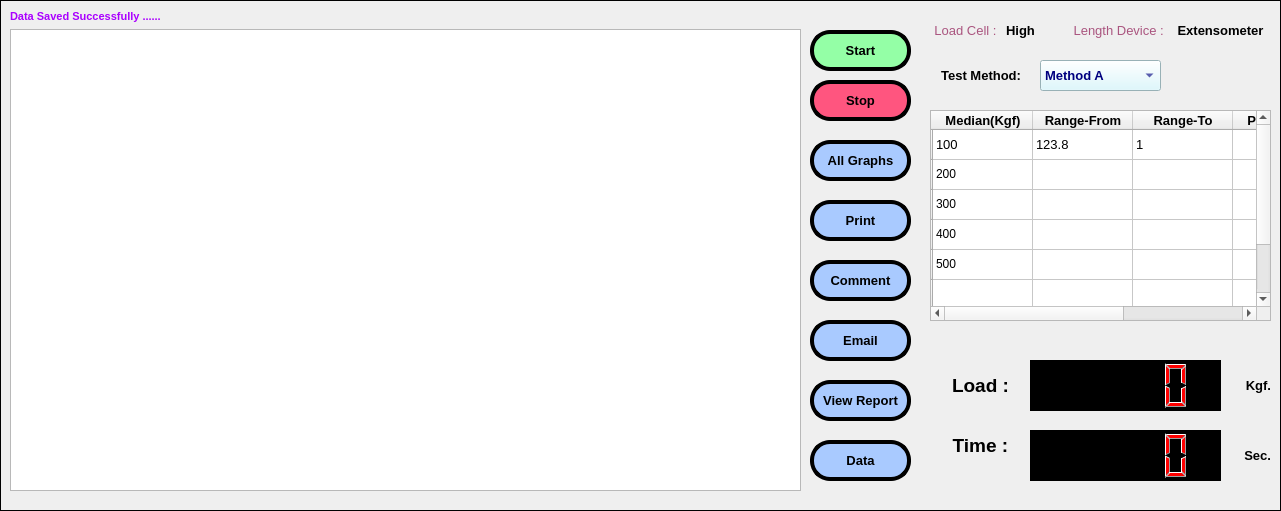
    <widget class="QFrame" name="frame_3">
     <property name="geometry">
      <rect>
       <x>10</x>
       <y>180</y>
       <width>1281</width>
       <height>511</height>
      </rect>
     </property>
     <property name="frameShape">
      <enum>QFrame::Box</enum>
     </property>
     <property name="frameShadow">
      <enum>QFrame::Plain</enum>
     </property>
     <property name="lineWidth">
      <number>1</number>
     </property>
     <widget class="QPushButton" name="pushButton_7">
      <property name="geometry">
       <rect>
        <x>810</x>
        <y>80</y>
        <width>101</width>
        <height>41</height>
       </rect>
      </property>
      <property name="font">
       <font>
        <family>Arial</family>
        <pointsize>10</pointsize>
        <weight>75</weight>
        <bold>true</bold>
       </font>
      </property>
      <property name="cursor">
       <cursorShape>ArrowCursor</cursorShape>
      </property>
      <property name="styleSheet">
       <string notr="true">background-color: rgb(255, 85, 127);
border-radius:20px;
border-color: rgb(0, 0, 0);
border-style:outset;
border-width:4px;</string>
      </property>
      <property name="text">
       <string>Stop</string>
      </property>
      <property name="flat">
       <bool>false</bool>
      </property>
     </widget>
     <widget class="QPushButton" name="pushButton_11">
      <property name="geometry">
       <rect>
        <x>810</x>
        <y>30</y>
        <width>101</width>
        <height>41</height>
       </rect>
      </property>
      <property name="font">
       <font>
        <family>Arial</family>
        <pointsize>10</pointsize>
        <weight>75</weight>
        <bold>true</bold>
       </font>
      </property>
      <property name="cursor">
       <cursorShape>ArrowCursor</cursorShape>
      </property>
      <property name="styleSheet">
       <string notr="true">border-radius:20px;
color: rgb(0, 0, 0);
background-color: rgb(148, 255, 166);
border-color: rgb(0, 0, 0);
border-style:outset;
border-width:4px;</string>
      </property>
      <property name="text">
       <string>Start</string>
      </property>
      <property name="flat">
       <bool>false</bool>
      </property>
     </widget>
     <widget class="QPushButton" name="pushButton_12">
      <property name="geometry">
       <rect>
        <x>810</x>
        <y>140</y>
        <width>101</width>
        <height>41</height>
       </rect>
      </property>
      <property name="font">
       <font>
        <family>Arial</family>
        <pointsize>10</pointsize>
        <weight>75</weight>
        <bold>true</bold>
       </font>
      </property>
      <property name="cursor">
       <cursorShape>ArrowCursor</cursorShape>
      </property>
      <property name="styleSheet">
       <string notr="true">background-color: rgb(169, 202, 255);
border-radius:20px;
border-color: rgb(0, 0, 0);
border-style:outset;
border-width:4px;</string>
      </property>
      <property name="text">
       <string>All Graphs</string>
      </property>
      <property name="flat">
       <bool>false</bool>
      </property>
     </widget>
     <widget class="QPushButton" name="pushButton_13">
      <property name="geometry">
       <rect>
        <x>810</x>
        <y>380</y>
        <width>101</width>
        <height>41</height>
       </rect>
      </property>
      <property name="font">
       <font>
        <family>Arial</family>
        <pointsize>10</pointsize>
        <weight>75</weight>
        <bold>true</bold>
       </font>
      </property>
      <property name="cursor">
       <cursorShape>ArrowCursor</cursorShape>
      </property>
      <property name="styleSheet">
       <string notr="true">background-color: rgb(169, 202, 255);
border-radius:20px;
border-color: rgb(0, 0, 0);
border-style:outset;
border-width:4px;</string>
      </property>
      <property name="text">
       <string>View Report</string>
      </property>
      <property name="flat">
       <bool>false</bool>
      </property>
     </widget>
     <widget class="QPushButton" name="pushButton_14">
      <property name="geometry">
       <rect>
        <x>810</x>
        <y>320</y>
        <width>101</width>
        <height>41</height>
       </rect>
      </property>
      <property name="font">
       <font>
        <family>Arial</family>
        <pointsize>10</pointsize>
        <weight>75</weight>
        <bold>true</bold>
       </font>
      </property>
      <property name="cursor">
       <cursorShape>ArrowCursor</cursorShape>
      </property>
      <property name="styleSheet">
       <string notr="true">background-color: rgb(169, 202, 255);
border-radius:20px;
border-color: rgb(0, 0, 0);
border-style:outset;
border-width:4px;</string>
      </property>
      <property name="text">
       <string>Email</string>
      </property>
      <property name="flat">
       <bool>false</bool>
      </property>
     </widget>
     <widget class="QPushButton" name="pushButton_15">
      <property name="geometry">
       <rect>
        <x>810</x>
        <y>260</y>
        <width>101</width>
        <height>41</height>
       </rect>
      </property>
      <property name="font">
       <font>
        <family>Arial</family>
        <pointsize>10</pointsize>
        <weight>75</weight>
        <bold>true</bold>
       </font>
      </property>
      <property name="cursor">
       <cursorShape>ArrowCursor</cursorShape>
      </property>
      <property name="styleSheet">
       <string notr="true">background-color: rgb(169, 202, 255);
border-radius:20px;
border-color: rgb(0, 0, 0);
border-style:outset;
border-width:4px;</string>
      </property>
      <property name="text">
       <string>Comment</string>
      </property>
      <property name="flat">
       <bool>false</bool>
      </property>
     </widget>
     <widget class="QTableWidget" name="tableWidget">
      <property name="geometry">
       <rect>
        <x>930</x>
        <y>110</y>
        <width>341</width>
        <height>211</height>
       </rect>
      </property>
      <row>
       <property name="text">
        <string/>
       </property>
      </row>
      <row>
       <property name="text">
        <string/>
       </property>
      </row>
      <row>
       <property name="text">
        <string/>
       </property>
      </row>
      <row>
       <property name="text">
        <string/>
       </property>
      </row>
      <row>
       <property name="text">
        <string/>
       </property>
      </row>
      <row>
       <property name="text">
        <string/>
       </property>
      </row>
      <row>
       <property name="text">
        <string/>
       </property>
      </row>
      <column>
       <property name="text">
        <string>Median(Kgf)</string>
       </property>
       <property name="font">
        <font>
         <family>Arial</family>
         <pointsize>10</pointsize>
         <weight>75</weight>
         <bold>true</bold>
        </font>
       </property>
      </column>
      <column>
       <property name="text">
        <string>Range-From</string>
       </property>
       <property name="font">
        <font>
         <family>Arial</family>
         <pointsize>10</pointsize>
         <weight>75</weight>
         <bold>true</bold>
        </font>
       </property>
      </column>
      <column>
       <property name="text">
        <string>Range-To</string>
       </property>
       <property name="font">
        <font>
         <family>Arial</family>
         <pointsize>10</pointsize>
         <weight>75</weight>
         <bold>true</bold>
        </font>
       </property>
      </column>
      <column>
       <property name="text">
        <string>Peak Count</string>
       </property>
       <property name="font">
        <font>
         <family>Arial</family>
         <pointsize>10</pointsize>
         <weight>75</weight>
         <bold>true</bold>
        </font>
       </property>
      </column>
      <column>
       <property name="text">
        <string>Rec. No</string>
       </property>
       <property name="font">
        <font>
         <family>Arial</family>
         <pointsize>10</pointsize>
         <weight>75</weight>
         <bold>true</bold>
        </font>
       </property>
      </column>
      <item row="0" column="0">
       <property name="text">
        <string>100</string>
       </property>
       <property name="font">
        <font>
         <family>Arial</family>
         <pointsize>10</pointsize>
        </font>
       </property>
      </item>
      <item row="0" column="1">
       <property name="text">
        <string>123.8</string>
       </property>
       <property name="font">
        <font>
         <family>Arial</family>
         <pointsize>10</pointsize>
        </font>
       </property>
      </item>
      <item row="0" column="2">
       <property name="text">
        <string>1</string>
       </property>
       <property name="font">
        <font>
         <family>Arial</family>
         <pointsize>10</pointsize>
        </font>
       </property>
      </item>
      <item row="1" column="0">
       <property name="text">
        <string>200</string>
       </property>
      </item>
      <item row="2" column="0">
       <property name="text">
        <string>300</string>
       </property>
      </item>
      <item row="3" column="0">
       <property name="text">
        <string>400</string>
       </property>
      </item>
      <item row="4" column="0">
       <property name="text">
        <string>500</string>
       </property>
      </item>
     </widget>
     <widget class="QPushButton" name="pushButton_16">
      <property name="geometry">
       <rect>
        <x>810</x>
        <y>200</y>
        <width>101</width>
        <height>41</height>
       </rect>
      </property>
      <property name="font">
       <font>
        <family>Arial</family>
        <pointsize>10</pointsize>
        <weight>75</weight>
        <bold>true</bold>
       </font>
      </property>
      <property name="cursor">
       <cursorShape>ArrowCursor</cursorShape>
      </property>
      <property name="styleSheet">
       <string notr="true">background-color: rgb(169, 202, 255);
border-radius:20px;
border-color: rgb(0, 0, 0);
border-style:outset;
border-width:4px;</string>
      </property>
      <property name="text">
       <string>Print</string>
      </property>
      <property name="flat">
       <bool>false</bool>
      </property>
     </widget>
     <widget class="QLCDNumber" name="lcdNumber">
      <property name="geometry">
       <rect>
        <x>1030</x>
        <y>360</y>
        <width>191</width>
        <height>51</height>
       </rect>
      </property>
      <property name="styleSheet">
       <string notr="true">color: rgb(255, 0, 0);
background-color: rgb(0, 0, 0);</string>
      </property>
     </widget>
     <widget class="QLabel" name="label_41">
      <property name="geometry">
       <rect>
        <x>1230</x>
        <y>360</y>
        <width>41</width>
        <height>51</height>
       </rect>
      </property>
      <property name="font">
       <font>
        <family>Arial</family>
        <pointsize>10</pointsize>
        <weight>75</weight>
        <bold>true</bold>
       </font>
      </property>
      <property name="styleSheet">
       <string notr="true"/>
      </property>
      <property name="text">
       <string>Kgf.</string>
      </property>
      <property name="alignment">
       <set>Qt::AlignRight|Qt::AlignTrailing|Qt::AlignVCenter</set>
      </property>
     </widget>
     <widget class="QLCDNumber" name="lcdNumber_2">
      <property name="geometry">
       <rect>
        <x>1030</x>
        <y>430</y>
        <width>191</width>
        <height>51</height>
       </rect>
      </property>
      <property name="styleSheet">
       <string notr="true">color: rgb(255, 0, 0);
background-color: rgb(0, 0, 0);</string>
      </property>
     </widget>
     <widget class="QLabel" name="label_42">
      <property name="geometry">
       <rect>
        <x>1240</x>
        <y>430</y>
        <width>31</width>
        <height>51</height>
       </rect>
      </property>
      <property name="font">
       <font>
        <family>Arial</family>
        <pointsize>10</pointsize>
        <weight>75</weight>
        <bold>true</bold>
       </font>
      </property>
      <property name="styleSheet">
       <string notr="true"/>
      </property>
      <property name="text">
       <string>Sec.</string>
      </property>
      <property name="alignment">
       <set>Qt::AlignRight|Qt::AlignTrailing|Qt::AlignVCenter</set>
      </property>
     </widget>
     <widget class="QWidget" name="layoutWidget">
      <property name="geometry">
       <rect>
        <x>10</x>
        <y>10</y>
        <width>791</width>
        <height>481</height>
       </rect>
      </property>
      <layout class="QGridLayout" name="gridLayout">
       <item row="1" column="0">
        <widget class="QGraphicsView" name="graphicsView"/>
       </item>
       <item row="0" column="0">
        <widget class="QLabel" name="label_49">
         <property name="font">
          <font>
           <family>Arial</family>
           <pointsize>8</pointsize>
           <weight>75</weight>
           <bold>true</bold>
           <underline>false</underline>
          </font>
         </property>
         <property name="styleSheet">
          <string notr="true">color: rgb(170, 0, 255);</string>
         </property>
         <property name="text">
          <string>Data Saved Successfully ......</string>
         </property>
         <property name="alignment">
          <set>Qt::AlignLeading|Qt::AlignLeft|Qt::AlignVCenter</set>
         </property>
        </widget>
       </item>
      </layout>
     </widget>
     <widget class="QPushButton" name="pushButton_18">
      <property name="geometry">
       <rect>
        <x>810</x>
        <y>440</y>
        <width>101</width>
        <height>41</height>
       </rect>
      </property>
      <property name="font">
       <font>
        <family>Arial</family>
        <pointsize>10</pointsize>
        <weight>75</weight>
        <bold>true</bold>
       </font>
      </property>
      <property name="cursor">
       <cursorShape>ArrowCursor</cursorShape>
      </property>
      <property name="styleSheet">
       <string notr="true">background-color: rgb(169, 202, 255);
border-radius:20px;
border-color: rgb(0, 0, 0);
border-style:outset;
border-width:4px;</string>
      </property>
      <property name="text">
       <string>Data</string>
      </property>
      <property name="flat">
       <bool>false</bool>
      </property>
     </widget>
     <widget class="QLabel" name="label_15">
      <property name="geometry">
       <rect>
        <x>930</x>
        <y>20</y>
        <width>71</width>
        <height>21</height>
       </rect>
      </property>
      <property name="font">
       <font>
        <family>Arial</family>
        <pointsize>10</pointsize>
       </font>
      </property>
      <property name="styleSheet">
       <string notr="true">color: rgb(170, 85, 127);</string>
      </property>
      <property name="text">
       <string>Load Cell :</string>
      </property>
      <property name="alignment">
       <set>Qt::AlignCenter</set>
      </property>
     </widget>
     <widget class="QLabel" name="label_16">
      <property name="geometry">
       <rect>
        <x>1000</x>
        <y>20</y>
        <width>41</width>
        <height>21</height>
       </rect>
      </property>
      <property name="font">
       <font>
        <family>Arial</family>
        <pointsize>10</pointsize>
        <weight>75</weight>
        <bold>true</bold>
       </font>
      </property>
      <property name="styleSheet">
       <string notr="true"/>
      </property>
      <property name="text">
       <string>High</string>
      </property>
      <property name="alignment">
       <set>Qt::AlignCenter</set>
      </property>
     </widget>
     <widget class="QLabel" name="label_17">
      <property name="geometry">
       <rect>
        <x>1070</x>
        <y>20</y>
        <width>101</width>
        <height>21</height>
       </rect>
      </property>
      <property name="font">
       <font>
        <family>Arial</family>
        <pointsize>10</pointsize>
       </font>
      </property>
      <property name="styleSheet">
       <string notr="true">color: rgb(170, 85, 127);</string>
      </property>
      <property name="text">
       <string>Length Device : </string>
      </property>
      <property name="alignment">
       <set>Qt::AlignCenter</set>
      </property>
     </widget>
     <widget class="QLabel" name="label_18">
      <property name="geometry">
       <rect>
        <x>1170</x>
        <y>20</y>
        <width>101</width>
        <height>21</height>
       </rect>
      </property>
      <property name="font">
       <font>
        <family>Arial</family>
        <pointsize>10</pointsize>
        <weight>75</weight>
        <bold>true</bold>
       </font>
      </property>
      <property name="styleSheet">
       <string notr="true"/>
      </property>
      <property name="text">
       <string>Extensometer</string>
      </property>
      <property name="alignment">
       <set>Qt::AlignCenter</set>
      </property>
     </widget>
     <widget class="QLabel" name="label_22">
      <property name="geometry">
       <rect>
        <x>940</x>
        <y>360</y>
        <width>81</width>
        <height>51</height>
       </rect>
      </property>
      <property name="font">
       <font>
        <family>Arial</family>
        <pointsize>14</pointsize>
        <weight>75</weight>
        <bold>true</bold>
       </font>
      </property>
      <property name="styleSheet">
       <string notr="true"/>
      </property>
      <property name="text">
       <string>Load :</string>
      </property>
      <property name="alignment">
       <set>Qt::AlignCenter</set>
      </property>
     </widget>
     <widget class="QLabel" name="label_23">
      <property name="geometry">
       <rect>
        <x>940</x>
        <y>420</y>
        <width>81</width>
        <height>51</height>
       </rect>
      </property>
      <property name="font">
       <font>
        <family>Arial</family>
        <pointsize>14</pointsize>
        <weight>75</weight>
        <bold>true</bold>
       </font>
      </property>
      <property name="styleSheet">
       <string notr="true"/>
      </property>
      <property name="text">
       <string>Time :</string>
      </property>
      <property name="alignment">
       <set>Qt::AlignCenter</set>
      </property>
     </widget>
     <widget class="QLabel" name="label_19">
      <property name="geometry">
       <rect>
        <x>930</x>
        <y>60</y>
        <width>91</width>
        <height>31</height>
       </rect>
      </property>
      <property name="font">
       <font>
        <family>Arial</family>
        <pointsize>10</pointsize>
        <weight>75</weight>
        <bold>true</bold>
       </font>
      </property>
      <property name="styleSheet">
       <string notr="true"/>
      </property>
      <property name="text">
       <string>Test Method:</string>
      </property>
      <property name="alignment">
       <set>Qt::AlignRight|Qt::AlignTrailing|Qt::AlignVCenter</set>
      </property>
     </widget>
     <widget class="QComboBox" name="comboBox_3">
      <property name="geometry">
       <rect>
        <x>1040</x>
        <y>60</y>
        <width>121</width>
        <height>31</height>
       </rect>
      </property>
      <property name="font">
       <font>
        <family>Arial</family>
        <pointsize>10</pointsize>
        <weight>75</weight>
        <bold>true</bold>
       </font>
      </property>
      <property name="styleSheet">
       <string notr="true">color: rgb(0, 0, 127);
background-color: rgb(213, 248, 255);</string>
      </property>
      <item>
       <property name="text">
        <string>Method A</string>
       </property>
      </item>
      <item>
       <property name="text">
        <string>Method B</string>
       </property>
      </item>
      <item>
       <property name="text">
        <string>Method C</string>
       </property>
      </item>
      <item>
       <property name="text">
        <string>Method D</string>
       </property>
      </item>
      <item>
       <property name="text">
        <string>Method E</string>
       </property>
      </item>
     </widget>
    </widget>
